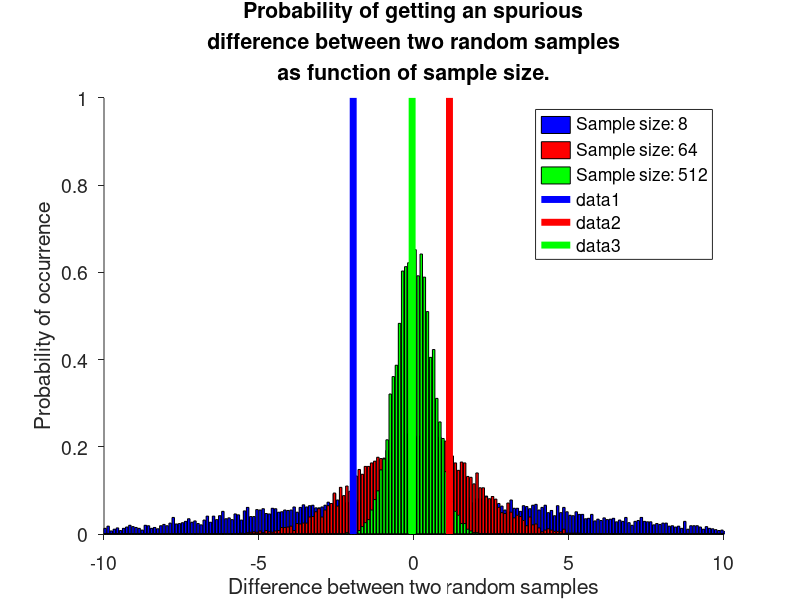

Recreate this plot in MATLAB. (Note: this script raises an error after producing the figure.)
%% 10 Hypotheses testing
% 
% This matlab tutorial is intended to complement lecture #2.  
%
% It will show how to:
%
% 1. Explore datasets with one variable and two conditions
% 2. Implement nonparametric alternatives to the t-test
% 3. Explore datasets with two variables and one condition
% 4. Compute the Pearson correlation coefficients
% 5. Establish the error of the estimate, using bootstrap.
% 6. Test hypotheses on the correlation between two variables, using
%    bootstrap.
% 7. Use Montecarlo Methdos to test hypotheses.
% 
%
% Copyright Franco Pestilli Indiana University Spring 2015 K310 
% 
% This tutorial is modified from a tutorial Franco Pestilli wrote for
% Class Psych 216A Spring 2012 Stanford University

%% 1. Exploring a complex dataset: one variable, two conditions
%
%  Motivation: 
%    Samples from a population will show variation in their means. So, when
%    drawing two samples from a single population, there is some chance
%    that the samples will have different means, even though the underlying
%    population is the same.
%
% Suppose two samples are drawn from the same distribution. There were always
% be some non-zero likelihood of obtaining a difference in the means of these
% samples, although no difference should actually be there.
%
% The following simulation shows that given a population and finite
% sample size there will always be some probability of getting a difference
% between two random samples.
%    
% Furthermore, we will show that the probability of getting large spurious
% differences increases as the sample size decreases.

% Generate a population with mean 0, and sd of 1
N = 10000;     % Choose the population size
mu = 0; % Mean fo the population
sd = 10;  % Standard deviation of the population
P  = mu + sd * randn(N,1); % Create the population, we use randn.m to sample from 
                           % a gaussian distrbution with mean mu and std sd

% Next, we will simulate three samples of different size drawn from
% the distribution P.
n = [8 64 512]; % We choose these three sample sizes.

for ii = 1:length(n)
 sa = [];sb = [];
 % We use randsample to draw samples of size n. Randsample.m is a useful
 % matlab function that accepts a vector (population) and draws samples out
 % of it. Samples can be of any size that is smaller the than population
 % size.
 sa = randsample(P,n(ii)); 
 sb = randsample(P,n(ii));
 
 % Now that we have two samples. We can compute the difference of the means
 % of these two samples. We call these samples 'empiricl' because we are
 % simulating a possible data set.
 d_empirical(ii) = mean(sa) - mean(sb);
end

% Because the three samples were drawn from the same distribution their
% differences should be 0. But with samples of small size some spurious
% difference can be observed due to chance error.
%
% Hereafter, we compute the probabilty of getting a spurious non-zero
% difference between three samples. We test how the size of the sample
% changes this probability. We will show that the smaller the sample size
% the higher the probabilty of a spurios non-zero difference. 

% We want to make a pretty plot of the results. So, we set up as structure
% of strings identifying the color to use for each distribution.
color = {'b','r','g','k'};
figure('name','Testing effects of samples size','color','w')
% We set hold to on will make sure the three plots will be plotted o the same
% axes
hold on

% Now we compute the distribution of differences between the means of two
% random samples. We compute this distribution for each sample size and
% plot the distributions one on top of eachother (with different color).
for jj = 1:length(n)
 % We drawn many pairs of two samples 
 % with our sample sizes: 8, 64 and 512
 sa = zeros(N,n(jj)); % zeros.m allows to preallocate memory
 sb = sa;
 for ii = 1:N
  sa(ii,:) = randsample(P,n(jj));
  sb(ii,:) = randsample(P,n(jj));
 end
 
 % We compute the distribution of differences between the means of sample
 % pairs. Note this is a vector operation, we subtract two vectors
 % element-wise.
 d(jj,:) = mean(sa,2) - mean(sb,2);

 % Let's compute the histogram of the distribution and trasform the
 % distribution into a probabilities.
 %
 % We choose the sampling spacing between the bins.
 binWidth = .1;
 % We make bins that cover the full range fo values in P and are sampled at
 % the resolution we decided using binWidth.
 bins = min(P):binWidth:max(P);
 
 % We now make a histogram of the distribution of these differences.
 % We scale the dstributions properly to transform into probabilites.
 [nn, xx] = hist(d(jj,:),bins);

 bar(xx,nn / (N * binWidth),color{jj});
end

% Here we do some formatting of the figure and axes. We set the max and min
% for the axis.
axis([-10 10 0 1]) 
% We set a descriptive title and labels. 
title(sprintf('Probability of getting an spurious\ndifference between two random samples\nas function of sample size.'),'fontsize',14)
ylabel('Probability of occurrence','fontsize',14)
xlabel('Difference between two random samples','fontsize',14)
% We add a legend to describe the data.
legend({'Sample size: 8','Sample size: 64', 'Sample size: 512'},'fontsize',14)
set(gca,'tickdir','out', 'box','off','fontsize',14)

% Notice that the blue distribution, the one generated by reampling with
% the smallest sample size (8) has the largest standard deviation. This
% means that with such small sample size there is a higher chance of
% observing a spurious difference. For example the probability of
% occurrence of a difference of nearly +/-0.5 should be around 0.1 (10%,
% blue bar). The probability oes down to less then 0.01 with a larger
% sample ize (65, red distribution). 

% Now lets take a look at where the original (d_empirical) differences we
% had simulated above lay in respect to each distribution.
% 
% We will plot a vertical line indicating the empirical difference. The
% height of the distributions of the matching color (i.e., metching sample
% size) at the location of the empirical difference (verticla colored line)
% is the probability that the empirical difference was otained by chance
% given that sample size.
for ii = 1:length(n)
 plot([d_empirical(ii), d_empirical(ii)],[0 1],'-','Color',color{ii},'LineWidth',5);
end

% Questions:
% If a scientific article were to report a *statistically* significant difference of 0.5 on this scale.
% How would you be able to tell whether their analyses and statistical tests were performed correctly?
% How could we relate this to a power analysis?

%% 2. Nonparametric alternatives to the t-test
%
% A t-test is a statistical method to establish the likelihood of the
% difference between the means of two samples drawn from an unknown
% distribution. The shape of this distribution is assumed to be gaussian.
%
% The null-hypothesis for this test is: The two sample come from the same
% distribution. 
%
% A t-test finds the probability that the two means were drawn from the
% same distribution. If that probability is small we can reject the null
% hypothesis and support the alternative hypothesis that the two samples
% did not come from the same distribution. 
%
% Here after we show how to use bootstrap to generate the equivalent of a
% t-test.

% We first generate the distribution for a population that is not gaussian.
%
% Generate the population using mixture of a Chi-Square distribution with 6
% degrees of freedom and a gaussin distribution centered at 0 and 1
% standard diviation. 
%
% Because this population is not Gaussian, a parametric t-test would not be
% appropriate.
N = 10000;     % population size
P = [random('chisquare',6,[N/2,1]);random('norm',0,1,[N/2,1])];

% We compute three descriptive statistics for the population, mean, median
% and standard deviation:
mu = mean(P);
me = median(P);
sd = std(P);

% Let's take a look at the population, we just generated.
% 
% We make a histogram of population and appreciate how well mean, median and
% standard deviation might describe the distribution.
figure('name','Mean, median and std for a non gaussian population','color','w')
hist(P,100);
hold on % keep the current axes on for plotting we will add more to this plot.
set(gca,'tickdir','out', 'box','off','fontsize',14)

% Here we use get.m to get the limits of the y-axis from the plot.
% We will use these values for the next plots.
y = get(gca,'yLim'); % y(2) is the maximum value on the y-axis.

% We now add mean (in red), median (green) and +/- 1 standard deviation
% around the mean.
plot([mu, mu],y*.99,'r-', 'lineWidth',2)
plot([me, me],y*.99,'g-', 'lineWidth',2)
plot([mu - sd,mu + sd],[y(2)*.5,y(2)*.5],'r-', 'lineWidth',2); % We plot the line up to the maximum on the y-axis
title('Simulated true distribution (Chisquare, 6 DOF + Gaussian)','fontsize',14)   % we add a title.

% Now let's set up a bootstrap test of the difference between the means of
% two samples that does not rely on the assumption that the popluation is
% gaussian. Our population is not.
%
% We simulate two empirical samples of size n and m drawn from our
% distribution.  As if we were to run two conditions of the same
% experiment.
%
% By drawing the two sampels from the same distribution we are effectively
% making the null hypothesis true.
% 
% We use randsample.m generate the samples.
n = 4; m = 8; 
sa = randsample(P,n);
sb = randsample(P,m);

% We compute the empirical difference between the means of the two samples.
d_empirical = mean(sa) - mean(sb);

% The first test we show is called a Randomization test (Test of the
% difference of means of two samples).
%
% So, we want to test the null hypothesis (H0) that the means of the two
% samples come from the same distribution.
%
% To do so we will first aggregate the two samples. Under the null
% hypothesis the two samples are interchanganble because they come from the
% same distribution.
sh0 = [sa; sb];

% We then resample them 10,000 times. Effectively building 10,000 new
% samples from the aggregated sample, sh0. 
N = 10000; % number of times we will resample
sa_rand = zeros(n,N);
sb_rand = zeros(m,N);
for ii = 1:N
 temp = Shuffle(sh0);
 sa_rand(:,ii) = temp(1:n);
 sb_rand(:,ii) = temp(n+1:end);
 
 %sa_rand(:,ii) = randsample(sh0,n);
 %sb_rand(:,ii) = randsample(sh0,m);
end

% We then compute the differences between the means of these resampled
% samples. Please notice this is a vector operation.
d = mean(sa_rand,1) - mean(sb_rand,1);

% Because our samples were drawn from the same distribution (i.e. the H0
% is true), this distribution is centered at 0. Let's take a look at it.
figure('name','Randomization test','color','w')
% Let's compute the histogram of the distribution and trasform the
% distribution into a probabilities.
%
% We choose the sampling spacing between the bins.
binWidth = .1;
% We make bins that cover the full range fo values in P and are sampled at
% the resolution we decided using binWidth.
bins = min(d):binWidth:max(d);

% We now make a histogram of the distribution of these differences.
% We scale the dstributions properly to transform into probabilites.
[nn, xx] = hist(d,bins);
bar(xx,nn / (N * binWidth),'k');

title('Distribution of the differences between the means of samples Sa and Sb','FontSize',14)
ylabel('Probability of occurrence','FontSize',14)
xlabel('Difference (sa - sb)','FontSize',14)
set(gca,'tickdir','out', 'box','off','FontSize',14)
hold on

% Here we use get.m to get the limits of the y-axis from the plot. We will
% use these values for the next plots.
y = get(gca,'yLim'); % y(2) is the maximum value on the y-axis.

% We can now show the empirical difference we simulated (d_empirical). The
% height of the distribution at the value of d_empirical is the probability
% that that difference comes from samples drawn from the same distribution.
plot([d_empirical,d_empirical],y*.99,'r-','lineWidth',2)

% We can obtain the probability of H0 being true by counting the number of
% randomly obtained values that are larger than the actual observed value
% and divide this by the total number of simulations that were run.
p = sum(abs(d) > abs(d_empirical))/N;
text(d_empirical,y(2)*.95,sprintf('H0 is true with %2.2f probability.',p),'FontSize',14)

% The second test we show is called a Bootstrap test (Test of the
% difference of mean of two samples).
%
% This example is identical to the previous one, with one importnt
% difference. During the bootstrap proces samples are generated 'with
% replacement.'
%
% This means that on each new draw there will be equal likelihood to sample
% any element of the aggregated sample.
% 
% We aggregate the two samples.
sh0 = [sa; sb];

% We resample them 10,000 times with replacement.
N = 10000;
sa_rand = zeros(n,N);
sb_rand = zeros(m,N);
for ii = 1:N
 sa_rand(:,ii) = randsample(sh0,n,true);
 sb_rand(:,ii) = randsample(sh0,m,true);
end

% Please notice that matlab allows us to use the same code for these two
% tests with a single difference we set the 'replace' option in
% randomsample.m to 'true.' (True is a logical variable that matlab
% recognizes as 1).

% Now we compute the differences between the means of these resampled
% samples.
d = median(sa_rand) - median(sb_rand);

% Because our samples were drawn from the same distribution (the H0 is
% true), this distribution is centered at 0.
figure('name','Bootstrap test of the difference between means','color','w');
% Let's compute the histogram of the distribution and trasform the
% distribution into a probabilities.
%
% We choose the sampling spacing between the bins.
binWidth = .1;
% We make bins that cover the full range fo values in P and are sampled at
% the resolution we decided using binWidth.
bins = min(d):binWidth:max(d);

% We now make a histogram of the distribution of these differences.
% We scale the dstributions properly to transform into probabilites.
[nn, xx] = hist(d,bins);
bar(xx,nn / (N * binWidth),'k');
title('Distribution of the differences between the means of samples sa and sb','FontSize',14)
ylabel('Probability of occurrence','FontSize',14)
xlabel('Difference (sa - sb)','FontSize',14)
set(gca,'tickdir','out', 'box','off','FontSize',14)
hold on

% Here we uset get.m to get the limits of the y-axis from the plot. We will
% use these values for the next plots.
y = get(gca,'yLim'); % y(2) is the maximum value on the y-axis.

% We can now show the empirical difference we simulated (d_empirical). The
% height of the distribution at the value of d_empirical is the
% probability that that difference comes from samples drawn from the same
% distribution. 
plot([d_empirical,d_empirical],y,'r-','lineWidth',2)

% We can obtain the probability of H0 being true by counting the number of
% randomly obtained values that are larger (and smaller) than the actual observed value
% and divide this by the total number of simulations that were run.
p = sum(abs(d) > abs(d_empirical))/N;

% Here we use the fucntion sprintf.m to generate a string containing the
% result of the text. sprintf.m and fprintf.m are very useful matlab
% functions tat allow to generate and display strings of text by taking
% matlab variables as inputs.
txt = sprintf('H0 is true with %2.2f probability.',p);

% The function text.m allows to add text to the current axis.
% We plot the text at 5% lower than the maximum value on the y-axis
text(d_empirical,y(2)*0.95,txt,'FontSize',14)

% The following lines show how to set up a parametric t-test using matlab.
% This is out of scope for the present tutorial. 
[h,pp] = ttest2(sa,sb);
text2 = sprintf('\nH0 is true with %2.2f probability (parametric t-test)\n',pp);
text(d_empirical,y(2)*0.9,txt,'FontSize',14)

%% 3. Exploring a more complex dataset: two variables, one condition
% Hereafter, we show an example of a slightly more complex data set.
%
% So suppose we have one condition and measure not just one quantity (which
% was the subject of Lecture 1) but measure two distinct quantities. For
% example, suppose we measure both the heights and weights of male adults.
% 
% What can we do with the data? 

% Let's generate two samples rapresenting two variables drawn from gaussian
% distributions. The two variables are correlated with eachother. 

n = 100; % This is the size of our samples
% We set a correaltion level between the two samples.
w = .8;  
% We generate the two samples.
s1 = randn(n,1);
s2 = w .* s1 + (1 - w).*randn(n,1);


%% 4. Correlation
%
% We can quantify how correlated two variables are by using the metric
% 'correlation.'
%
% Correlation values lie in the range ?1 to 1, where ?1 indicates a perfect
% negative linear relationship, 0 indicates no relationship, and 1
% indicates a perfect positive linear relationship. (Note that we
% arPearson's product-moment correlation, but there are other variants of
% correlation.) 
r = sum((s1 - mean(s1))/std(s1,1) .* (s2 - mean(s2)/std(s2,1)))/n;

% In words, we z-score each variable (subtract off the mean, divide by the
% standard deviation) and then compute the average product of the
% variables. 
%
% Technical note: in the above formula, std should be computed
% using a version of standard deviation where we normalize by n instead of
% n - 1. Tht is why we write std(v1,1) instea of simply std(v1).

% Here we show the results in a plot
figure('name','Simulated correlation plot','color','w')
% scatter.m is a ueful matlab function, in this case it would be equivalent
% to plot(s1,s2,'bo')
scatter(s1,s2); 
ylabel('Values in variable 2','FontSize',14)
xlabel('Values in variable 1','FontSize',14)
set(gca,'tickdir','out', 'box','off','FontSize',14)

% We display the simulted and computed correlations at 80% the max y-value.
y = get(gca,'yLim');
x = get(gca,'xLim');
text(x(1)+.15,y(2)*.8,sprintf('Correlations:\nSimulated %2.2f\nEstimated %2.2f',w,r),'FontSize',14)


%% 5. Error bars
% - How do we obtain error bars on the correlation observed in a set of
%   data?
% - How do we test whether the correlation observed in a set of data is
%   significantly different from zero? 
%
% Hereafter, we compute errorbars on the correlation coefficient using
% bootstrap.
%
% We compute N bootstrap (resampling with replacement) with the same size
% of the original samples. 
%
% We then compute the correlation coefficient with each sample.
N = 1000; % number of randomizations
r_dist = zeros(N,1);
for ii = 1:N
 % Notice that we resample index and we use the same indexes to address
 % both samples. otherwise we lose the correaltion value. 
 index = randsample(1:n,n,1);
 r_dist(ii)    = sum((s1(index) - mean(s1(index)))/std(s1(index),1) .* ...
                     (s2(index) - mean(s2(index))/std(s2(index),1)))/n;
end

% We copute the two-tailed 95% confidence intervals:
ci = prctile(r_dist,[2.5,97.5]);

% Now we plot the correlation we estimated with the the 95% confidence
% intervals.
figure('name','Correlation Confidence Intervals','color','w')
bar(r); % plot a bar to indiecate the etimated correlation
hold on
set(gca,'tickdir','out', 'box','off','FontSize',14)
plot([1 1],ci,'r-','lineWidth',3); % Plot the error on the estimate
title('Estimated correlation coefficient with error')
ylabel('Correlation s1, s2')
axis([0 2 0 1]); % set the limits to the current axis


%% 6. Test hypothesis
%
% Now we want to test the hypothesis that the correlation r, was not
% obtained by chance. We want to find the probability for the null
% hypothesis to be true.
%
% If the null hypothesis were true, we would be able to shuffle the
% order of each variable and obtain datasets that are equivalent to the
% original dataset. So, to obtain a p-value, we shuffle each variable,
% calculate a correlation value for each shuffled sample. We repeat this
% process a large number of times and count the number of times that
% randomly obtained correlation values are more extreme than the actual
% observed correlation value.

% We build a bootstrap distribution of samples under the null hypothess
% that s1 and s2 were not correlated.
N = 1000; % number of randomizations
r_dist = zeros(N,1);
s1_rnd = zeros(size(s1)); s2_rnd = s1_rnd;
for ii = 1:N
 % Notice the difference here. We resample s1 and s2 indepedently. This is
 % because uner the null hypothesis the two ampels have no correlation.
 s1_rnd = randsample(s1,n,1);
 s2_rnd = randsample(s2,n,1);
 r_dist(ii)    = sum((s1_rnd - mean(s1_rnd))/std(s1_rnd,1) .* ...
                     (s2_rnd - mean(s2_rnd)/std(s2_rnd,1)))/n;
end

% We show the distribution of correlations obtaned by chance given the two
% samples.
figure('name','Test for Correlation (bootstrap)','color','w');
% Let's compute the histogram of the distribution and trasform the
% distribution into a probabilities.
%
% We choose the sampling spacing between the bins.
binWidth = .01;
% We make bins that cover the full range fo values in P and are sampled at
% the resolution we decided using binWidth.
bins = min(r_dist):binWidth:max(r_dist);

% We now make a histogram of the distribution of these differences.
% We scale the dstributions properly to transform into probabilites.
[nn, xx] = hist(r_dist,bins);
bar(xx,nn / (N * binWidth),'k');
title('Distribution of correlations between s1 and s2','FontSize',14)
ylabel('Probability of occurrence','FontSize',14)
xlabel('Pearson correlation coefficient','FontSize',14)
hold on
set(gca,'tickdir','out', 'box','off','FontSize',14)
y = get(gca,'yLim');

% Next we can show the empirical correlation (r). The height of the
% distribution at the value of d_empirical is the probability that that
% difference comes from samples drawn from the same distribution.
plot([r,r],y*.99,'r-','lineWidth',2)

% We can obtain the probability of H0 being true by counting the number of
% randomly obtained correlation coefficient values that are larger than the
% actual observed value and divide this by the total number of simulations
% that were run. Because value can be larger or smaller than the mean we
% coupute the absolute value of the ditribution and r values.
p = sum(abs(r) < abs(r_dist))/N;
text(0,y(2)*.95,sprintf('H0 is true with %2.2f probability.',p),'FontSize',14)


%% 7. Monte Carlo Method.
%
% - While we are on the topic of p-values on correlation values, it is
% convenient to introduce here Monte Carlo methods. Monte Carlo methods are
% a very general class of methods that make use of randomly generated data
% to test various hypotheses. 
%
% Monte Carlo methods are a very general class of methods that make use of
% randomly generated data to test various hypotheses.
% 
% Imagine that we have obtained a correlation of r = 0.4 for a sample size
% of 10. We do not know the population or any other information.
%
% But we can assume that the true populations generating the two variables
% were normally distributed. We can then simulate a process in
% which we draw samples of size 10 from two independent Gaussian
% distributions and compute the correlation value observed in each sample.
% 
% Such (Monte Carlo) simulations reveal that it is actually quite likely to
% obtain a correlation of r = 0.4 for a sample size of 10, even when the
% underlying distributions are independent. Thus, we should not believe the
% claim.

% Empirical (measured) correlation. 
r_empirical = .4;

% We simulate two independent and normally distributed variables.
N = 10000; % We set the number of montecarlo simulations
n = 30;    % The sample size
s1_sim = randn(N,n); % siulated distribution of samples
s2_sim = randn(N,n); % simulated distribution of samples

% compute the correlation coefficient
for ii = 1:N
  % Note, here we are using matlab's corr.m to compute the pearon
  % correlation instead of computing it manually.
 r_dist(ii) = corr(s1_sim(ii,:)',s2_sim(ii,:)','type' ,   'Pearson' );
end

% We plot the distribution of correlation coefficients obtained this way.
figure('name','Test Correlation (Monte Carlo Method)','color','w');
% Let's compute the histogram of the distribution and trasform the
% distribution into a probabilities.
%
% We choose the sampling spacing between the bins.
binWidth = .01;
% We make bins that cover the full range fo values in P and are sampled at
% the resolution we decided using binWidth.
bins = min(r_dist):binWidth:max(r_dist);

% We now make a histogram of the distribution of these differences.
% We scale the dstributions properly to transform into probabilites.
[nn, xx] = hist(r_dist,bins);
bar(xx,nn / (N * binWidth),'k');
title('Distribution of the Montecarlo-simulated correlation coefficients','FontSize',14)
ylabel('Probability of occurrence','FontSize',14)
xlabel('Corr(s1,s2)','FontSize',14)
hold on
set(gca,'tickdir','out', 'box','off','FontSize',14)

% Get the limits of the y axis from the plot. We will use these for the
% next plots.
y = get(gca,'yLim');

% We can now show the empirical difference we simulated (d_empirical). The
% height of the distribution at the value of d_empirical is the probability
% that that difference comes from samples drawn from the same distribution.
plot([r_empirical,r_empirical],y*.99,'r-','lineWidth',2)

% We can obtain the probability of H0 being false by counting the number of
% randomly obtained correlation coefficient values that are larger than the
% empirical value and divide this by the total number of simulations that
% were run.  Because the value can be larger or smaller than the mean we
% coupute the absolute value of the ditribution and r values.
p = sum(abs(r_empirical) < abs(r_dist))/N;
text(-0.8,y(2)*.95,sprintf('H0 is false with %2.4f probability.',p),'FontSize',14)

